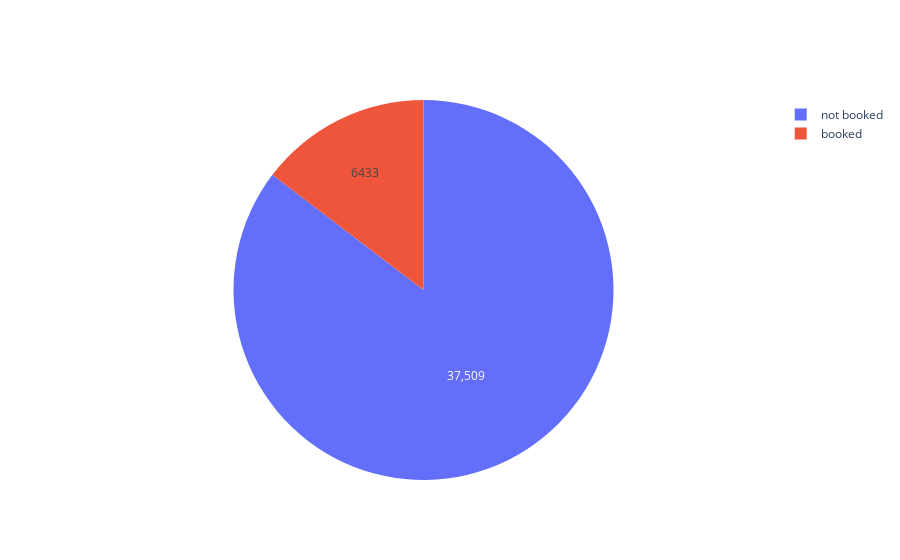

The cell this chart's notebook holds for it:
### Code cell
label = ['not booked', 'booked']
trace = go.Pie(labels = label, values = dinein, hoverinfo = 'label + percent', textinfo = 'value')
iplot([trace])

### Figure 1 — Plotly figure (JSON) as saved in the notebook; plotly's stock layout.template omitted (floating-point values rounded to 4 significant figures)
{"data": [{"hoverinfo": "label+percent", "labels": ["not booked", "booked"], "textinfo": "value", "type": "pie", "values": [37509, 6433]}], "layout": {}}
